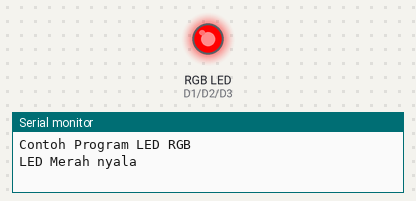
Simulated run of this sketch. Board: ESP8266 (NodeMCU). Shown: an RGB LED mixed from three pins (HIGH = lit), the last lines printed to the serial monitor.

Above: at 0.5 s.
At 1.5 s:
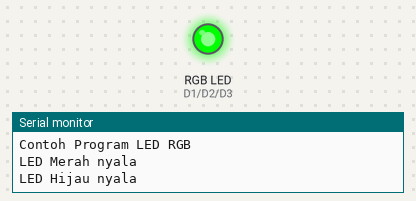
At 5.5 s:
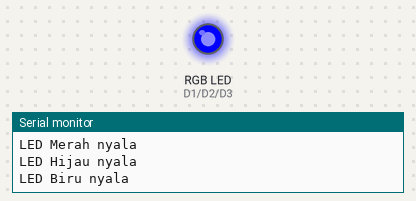
Timing chart, 0 to 6.9 s (numbered marks = the images above):
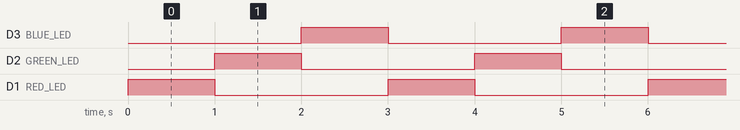

Measured:
- by itself, D3 (BLUE_LED), D2 (GREEN_LED), D1 (RED_LED): alternates HIGH for 1.0 s and LOW for 2.0 s
- by itself, everything shown: repeats every 3.0 s, in 3 steps

The sketch:

led_rgb.ino
```cpp
#include <Arduino.h>

#define RED_LED D1 //led warna merah
#define GREEN_LED D2 //led warna hijau
#define BLUE_LED D3 //led warnah biru

void setup() {
  Serial.begin(115200);
  pinMode(RED_LED,OUTPUT);//atur pin-pin digital sebagai output
  pinMode(GREEN_LED,OUTPUT);
  pinMode(BLUE_LED,OUTPUT);
  Serial.println("Contoh Program LED RGB");
}

void rgbLED(){
  digitalWrite(RED_LED, HIGH);
  digitalWrite(GREEN_LED, LOW);
  digitalWrite(BLUE_LED, LOW);
  Serial.println("LED Merah nyala");
  delay(1000);

  digitalWrite(RED_LED, LOW);
  digitalWrite(GREEN_LED, HIGH);
  digitalWrite(BLUE_LED, LOW);
  Serial.println("LED Hijau nyala");
  delay(1000);

  digitalWrite(RED_LED, LOW);
  digitalWrite(GREEN_LED, LOW);
  digitalWrite(BLUE_LED, HIGH);
  Serial.println("LED Biru nyala");
  delay(1000);
}

void loop() {
  rgbLED();
}
```
